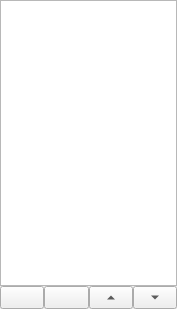
<?xml version="1.0" encoding="UTF-8"?>
<ui version="4.0">
 <class>SchematicPagesDock</class>
 <widget class="QDockWidget" name="SchematicPagesDock">
  <property name="geometry">
   <rect>
    <x>0</x>
    <y>0</y>
    <width>177</width>
    <height>309</height>
   </rect>
  </property>
  <property name="features">
   <set>QDockWidget::DockWidgetMovable</set>
  </property>
  <property name="allowedAreas">
   <set>Qt::LeftDockWidgetArea|Qt::RightDockWidgetArea</set>
  </property>
  <property name="windowTitle">
   <string>Pages</string>
  </property>
  <widget class="QWidget" name="dockWidgetContents">
   <layout class="QVBoxLayout" name="verticalLayout">
    <property name="spacing">
     <number>0</number>
    </property>
    <property name="leftMargin">
     <number>0</number>
    </property>
    <property name="topMargin">
     <number>0</number>
    </property>
    <property name="rightMargin">
     <number>0</number>
    </property>
    <property name="bottomMargin">
     <number>0</number>
    </property>
    <item>
     <widget class="QListWidget" name="listWidget">
      <property name="horizontalScrollBarPolicy">
       <enum>Qt::ScrollBarAlwaysOff</enum>
      </property>
      <property name="editTriggers">
       <set>QAbstractItemView::NoEditTriggers</set>
      </property>
      <property name="showDropIndicator" stdset="0">
       <bool>false</bool>
      </property>
      <property name="flow">
       <enum>QListView::TopToBottom</enum>
      </property>
      <property name="viewMode">
       <enum>QListView::IconMode</enum>
      </property>
     </widget>
    </item>
    <item>
     <layout class="QHBoxLayout" name="horizontalLayout">
      <item>
       <widget class="QToolButton" name="btnNewSchematic">
        <property name="sizePolicy">
         <sizepolicy hsizetype="Expanding" vsizetype="Fixed">
          <horstretch>0</horstretch>
          <verstretch>0</verstretch>
         </sizepolicy>
        </property>
        <property name="text">
         <string/>
        </property>
        <property name="icon">
         <iconset resource="../../../img/images.qrc">
          <normaloff>:/img/actions/plus_2.png</normaloff>:/img/actions/plus_2.png</iconset>
        </property>
        <property name="arrowType">
         <enum>Qt::NoArrow</enum>
        </property>
       </widget>
      </item>
      <item>
       <widget class="QToolButton" name="btnRemoveSchematic">
        <property name="sizePolicy">
         <sizepolicy hsizetype="Expanding" vsizetype="Fixed">
          <horstretch>0</horstretch>
          <verstretch>0</verstretch>
         </sizepolicy>
        </property>
        <property name="text">
         <string/>
        </property>
        <property name="icon">
         <iconset resource="../../../img/images.qrc">
          <normaloff>:/img/actions/minus.png</normaloff>:/img/actions/minus.png</iconset>
        </property>
       </widget>
      </item>
      <item>
       <widget class="QToolButton" name="btnSchematicUp">
        <property name="sizePolicy">
         <sizepolicy hsizetype="Expanding" vsizetype="Fixed">
          <horstretch>0</horstretch>
          <verstretch>0</verstretch>
         </sizepolicy>
        </property>
        <property name="text">
         <string/>
        </property>
        <property name="arrowType">
         <enum>Qt::UpArrow</enum>
        </property>
       </widget>
      </item>
      <item>
       <widget class="QToolButton" name="btnSchematicDown">
        <property name="sizePolicy">
         <sizepolicy hsizetype="Expanding" vsizetype="Fixed">
          <horstretch>0</horstretch>
          <verstretch>0</verstretch>
         </sizepolicy>
        </property>
        <property name="text">
         <string/>
        </property>
        <property name="arrowType">
         <enum>Qt::DownArrow</enum>
        </property>
       </widget>
      </item>
     </layout>
    </item>
   </layout>
  </widget>
 </widget>
 <resources>
  <include location="../../../img/images.qrc"/>
 </resources>
 <connections/>
</ui>
